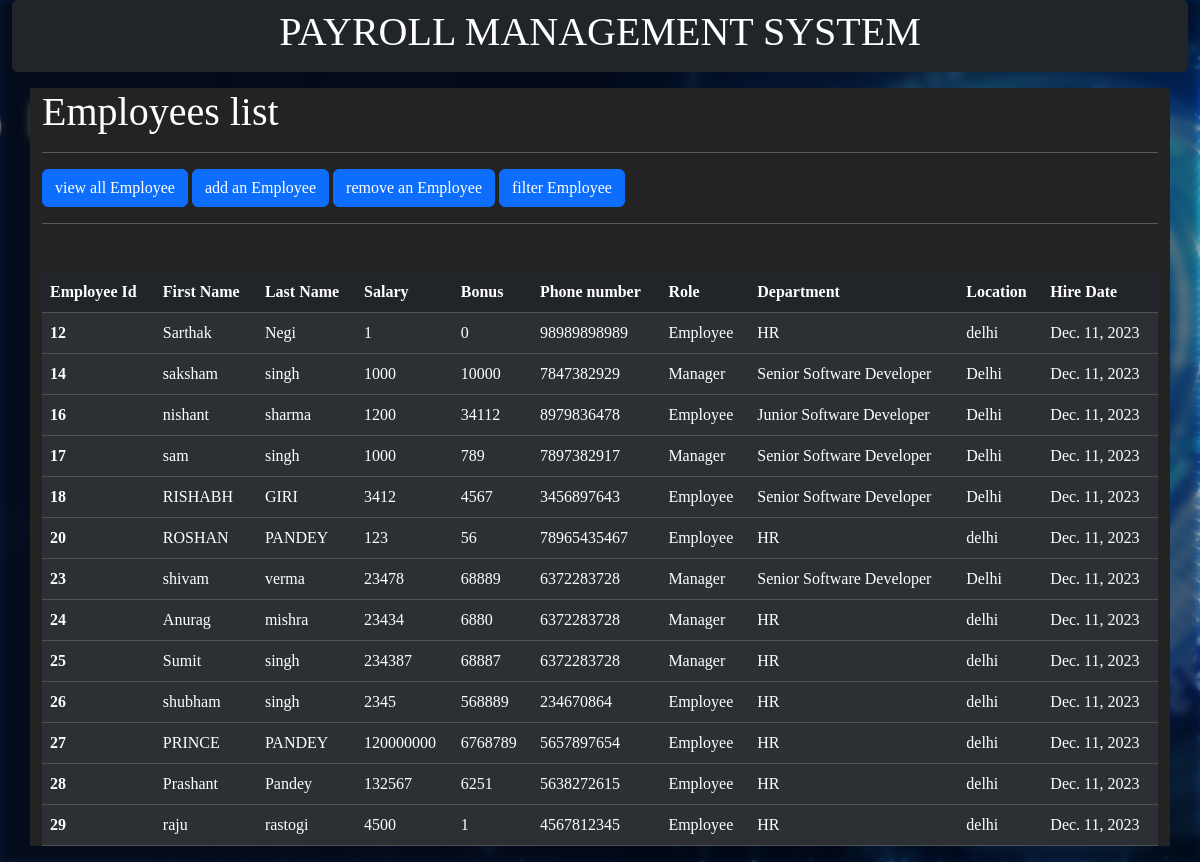
Before: /all_emp (signed in) with the older database file.
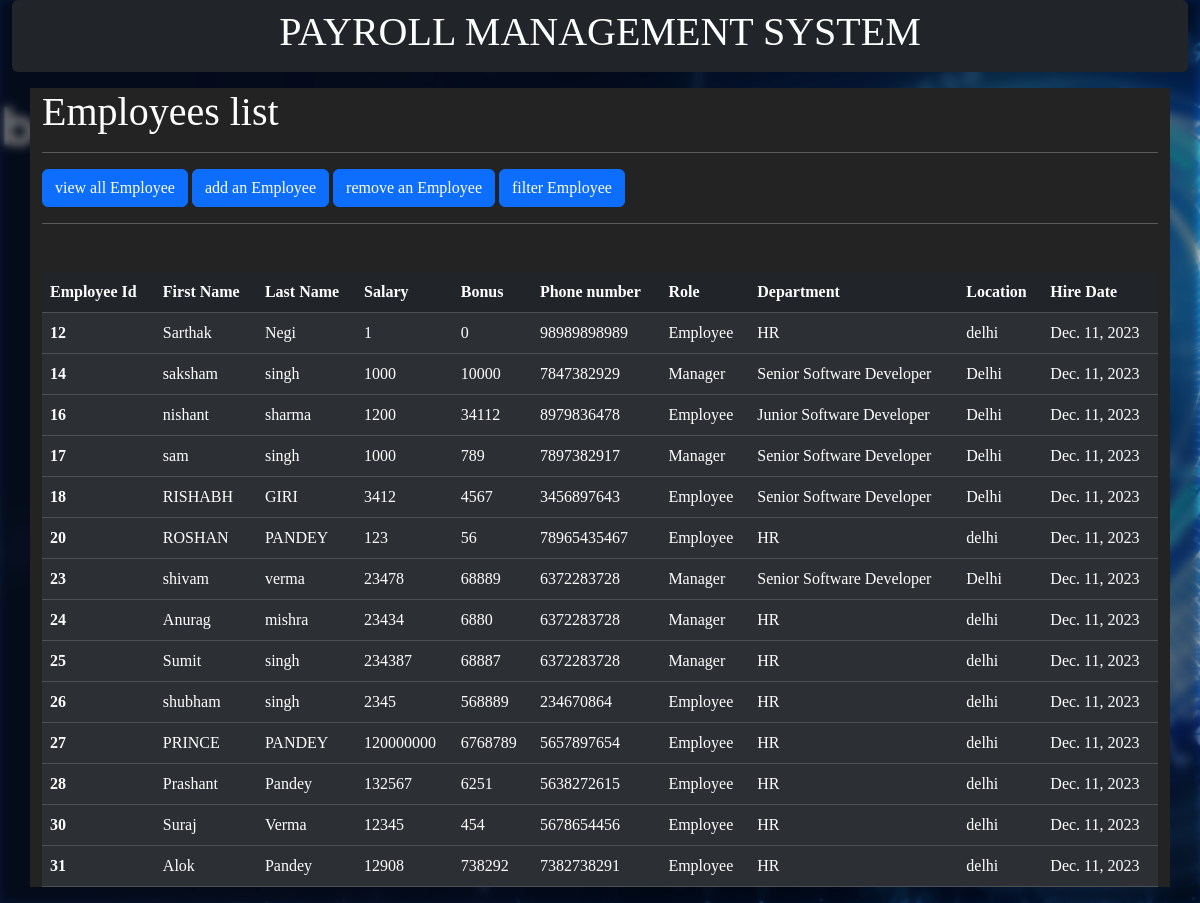
After: the same page with the newer database file.
### Emplyee_app/models.py (models this page shows, shortened)
class Employee(models.Model):
    first_name = models.CharField(max_length=100, null=False)
    last_name = models.CharField(max_length =100)
    dept = models.ForeignKey(Department, on_delete=models.CASCADE)
    salary = models.IntegerField(default=0)
    bonus = models.IntegerField(default=0)
    role = models.ForeignKey(Role,on_delete=models.CASCADE)
    phone = models.IntegerField(default=0)
    hire_date = models.DateField()

class Role(models.Model):
    name = models.CharField(max_length=100, null=False)

class Department(models.Model):
    name = models.CharField(max_length=100, null=False)
    location = models.CharField(max_length=100)

### Emplyee_app/views.py (the view)
# urls.py: path('all_emp',views.all_emp, name = 'all_emp'),
@login_required
def all_emp(request):
    emp = Employee.objects.all()
    context = {
        'emp': emp
    }
    return render(request,'all_emp.html',context)

### Emplyee_app/templates/all_emp.html (shortened to what this page needs)
{% extends 'base.html'%}
{%block heading%}Employees list{%endblock%}
{%block body%}
        <table class="table table-dark table-striped mt-5">
            <thead>
              <tr>
                <th scope="col">Employee Id</th>
                <th scope="col">First Name</th>
                <th scope="col">Last Name</th>
                <th scope="col">Salary</th>
                <th scope="col">Bonus</th>
                <th scope="col">Phone number</th>
                <th scope="col">Role</th>
                <th scope="col">Department</th>
                <th scope="col">Location</th>
                <th scope="col">Hire Date</th>
              </tr>
            </thead>
            {% for emp in emp%}
            <tbody>
                <tr>
                    <th scope="row">{{emp.id}}</th>
                    <td>{{emp.first_name}}</td>
                    <td>{{emp.last_name}}</td>
                    <td>{{emp.salary}}</td>
                    <td>{{emp.bonus}}</td>
                    <td>{{emp.phone}}</td>
                    <td>{{emp.role.name}}</td>
                    <td>{{emp.dept.name}}</td>
                    <td>{{emp.dept.location}}</td>
                    <td>{{emp.hire_date}}</td>
                </tr>
                {% endfor %}
            </tbody>
          </table>
{%endblock%}

Changed rows visible on the page:
removed Employee: id "29", first_name "raju", last_name "rastogi", salary "4500", bonus "1", phone "4567812345", role.name "Employee", dept.name "HR", dept.location "delhi", hire_date "Dec. 11, 2023"
added Employee: id "30", first_name "Suraj", last_name "Verma", salary "12345", bonus "454", phone "5678654456", role.name "Employee", dept.name "HR", dept.location "delhi", hire_date "Dec. 11, 2023"
added Employee: id "31", first_name "Alok", last_name "Pandey", salary "12908", bonus "738292", phone "7382738291", role.name "Employee", dept.name "HR", dept.location "delhi", hire_date "Dec. 11, 2023"
